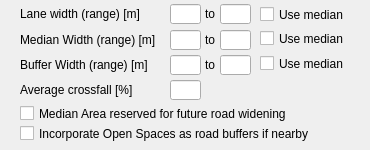
                  <widget class="QWidget" name="arterial_info_wdg" native="true">
                   <property name="sizePolicy">
                    <sizepolicy hsizetype="Preferred" vsizetype="Fixed">
                     <horstretch>0</horstretch>
                     <verstretch>0</verstretch>
                    </sizepolicy>
                   </property>
                   <property name="minimumSize">
                    <size>
                     <width>369</width>
                     <height>150</height>
                    </size>
                   </property>
                   <property name="maximumSize">
                    <size>
                     <width>16777215</width>
                     <height>150</height>
                    </size>
                   </property>
                   <widget class="QLabel" name="w_arterial_lbl2">
                    <property name="geometry">
                     <rect>
                      <x>205</x>
                      <y>4</y>
                      <width>21</width>
                      <height>20</height>
                     </rect>
                    </property>
                    <property name="text">
                     <string>to</string>
                    </property>
                   </widget>
                   <widget class="QLineEdit" name="w_arterial_max_box">
                    <property name="geometry">
                     <rect>
                      <x>220</x>
                      <y>4</y>
                      <width>31</width>
                      <height>20</height>
                     </rect>
                    </property>
                    <property name="text">
                     <string/>
                    </property>
                   </widget>
                   <widget class="QLabel" name="w_arterial_lbl">
                    <property name="geometry">
                     <rect>
                      <x>20</x>
                      <y>4</y>
                      <width>140</width>
                      <height>20</height>
                     </rect>
                    </property>
                    <property name="text">
                     <string>Lane width (range) [m]</string>
                    </property>
                   </widget>
                   <widget class="QLabel" name="arterial_crossfall_lbl">
                    <property name="geometry">
                     <rect>
                      <x>20</x>
                      <y>80</y>
                      <width>140</width>
                      <height>20</height>
                     </rect>
                    </property>
                    <property name="text">
                     <string>Average crossfall [%]</string>
                    </property>
                   </widget>
                   <widget class="QLineEdit" name="w_arterial_min_box">
                    <property name="geometry">
                     <rect>
                      <x>170</x>
                      <y>4</y>
                      <width>31</width>
                      <height>20</height>
                     </rect>
                    </property>
                    <property name="text">
                     <string/>
                    </property>
                   </widget>
                   <widget class="QCheckBox" name="w_arterial_med_check">
                    <property name="geometry">
                     <rect>
                      <x>260</x>
                      <y>6</y>
                      <width>101</width>
                      <height>17</height>
                     </rect>
                    </property>
                    <property name="text">
                     <string>Use median</string>
                    </property>
                   </widget>
                   <widget class="QLineEdit" name="arterial_crossfall_box">
                    <property name="geometry">
                     <rect>
                      <x>170</x>
                      <y>80</y>
                      <width>31</width>
                      <height>20</height>
                     </rect>
                    </property>
                    <property name="text">
                     <string/>
                    </property>
                   </widget>
                   <widget class="QLabel" name="w_arterialmed_lbl">
                    <property name="geometry">
                     <rect>
                      <x>20</x>
                      <y>30</y>
                      <width>151</width>
                      <height>20</height>
                     </rect>
                    </property>
                    <property name="text">
                     <string>Median Width (range) [m]</string>
                    </property>
                   </widget>
                   <widget class="QLineEdit" name="w_arterialmed_minbox">
                    <property name="geometry">
                     <rect>
                      <x>170</x>
                      <y>30</y>
                      <width>31</width>
                      <height>20</height>
                     </rect>
                    </property>
                    <property name="text">
                     <string/>
                    </property>
                   </widget>
                   <widget class="QCheckBox" name="w_arterialmed_nodev_check">
                    <property name="geometry">
                     <rect>
                      <x>20</x>
                      <y>105</y>
                      <width>321</width>
                      <height>17</height>
                     </rect>
                    </property>
                    <property name="whatsThis">
                     <string>If the median area cannot be developed at all, check this box to restrict any activity on this part of the infrastructure.</string>
                    </property>
                    <property name="text">
                     <string>Median Area reserved for future road widening</string>
                    </property>
                   </widget>
                   <widget class="QCheckBox" name="highway_buffer_check">
                    <property name="geometry">
                     <rect>
                      <x>20</x>
                      <y>125</y>
                      <width>321</width>
                      <height>17</height>
                     </rect>
                    </property>
                    <property name="whatsThis">
                     <string>Check this box to influence the likelihood of parks and highways in the neighbourhood being arranged alongside each other (results in higher likelihood of linear parks that run along highways, typical of Melbourne).</string>
                    </property>
                    <property name="text">
                     <string>Incorporate Open Spaces as road buffers if nearby</string>
                    </property>
                   </widget>
                   <widget class="QLabel" name="w_arterialmed_lbl2">
                    <property name="geometry">
                     <rect>
                      <x>205</x>
                      <y>30</y>
                      <width>21</width>
                      <height>20</height>
                     </rect>
                    </property>
                    <property name="text">
                     <string>to</string>
                    </property>
                   </widget>
                   <widget class="QLineEdit" name="w_arterialmed_maxbox">
                    <property name="geometry">
                     <rect>
                      <x>220</x>
                      <y>30</y>
                      <width>31</width>
                      <height>20</height>
                     </rect>
                    </property>
                    <property name="text">
                     <string/>
                    </property>
                   </widget>
                   <widget class="QCheckBox" name="w_arterialmed_med_check">
                    <property name="geometry">
                     <rect>
                      <x>260</x>
                      <y>30</y>
                      <width>101</width>
                      <height>17</height>
                     </rect>
                    </property>
                    <property name="text">
                     <string>Use median</string>
                    </property>
                   </widget>
                   <widget class="QLabel" name="w_arterialsh_lbl_2">
                    <property name="geometry">
                     <rect>
                      <x>20</x>
                      <y>55</y>
                      <width>151</width>
                      <height>20</height>
                     </rect>
                    </property>
                    <property name="text">
                     <string>Buffer Width (range) [m]</string>
                    </property>
                   </widget>
                   <widget class="QLineEdit" name="w_arterialsh_maxbox">
                    <property name="geometry">
                     <rect>
                      <x>220</x>
                      <y>55</y>
                      <width>31</width>
                      <height>20</height>
                     </rect>
                    </property>
                    <property name="text">
                     <string/>
                    </property>
                   </widget>
                   <widget class="QLabel" name="w_arterialsh_lbl2">
                    <property name="geometry">
                     <rect>
                      <x>205</x>
                      <y>55</y>
                      <width>21</width>
                      <height>20</height>
                     </rect>
                    </property>
                    <property name="text">
                     <string>to</string>
                    </property>
                   </widget>
                   <widget class="QCheckBox" name="w_arterialsh_med_check">
                    <property name="geometry">
                     <rect>
                      <x>260</x>
                      <y>55</y>
                      <width>101</width>
                      <height>17</height>
                     </rect>
                    </property>
                    <property name="text">
                     <string>Use median</string>
                    </property>
                   </widget>
                   <widget class="QLineEdit" name="w_arterialsh_minbox">
                    <property name="geometry">
                     <rect>
                      <x>170</x>
                      <y>55</y>
                      <width>31</width>
                      <height>20</height>
                     </rect>
                    </property>
                    <property name="text">
                     <string/>
                    </property>
                   </widget>
                  </widget>
